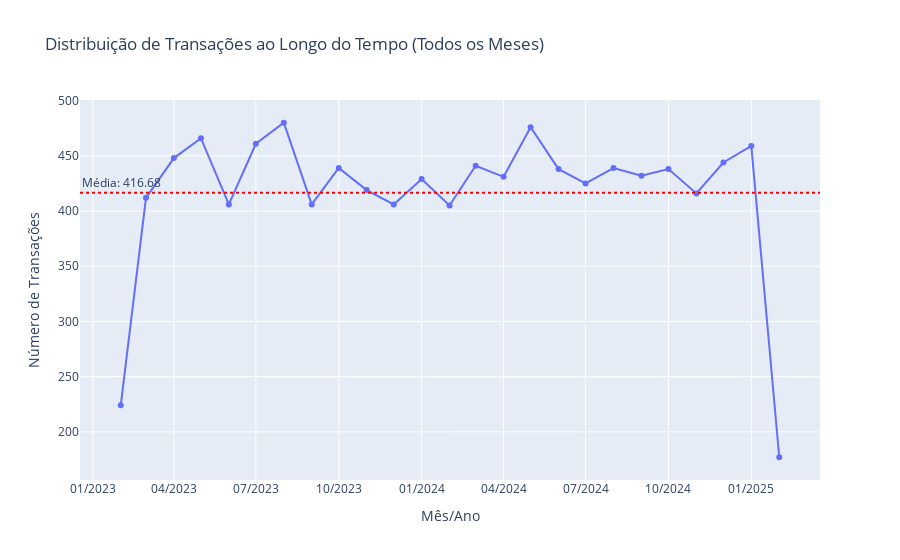
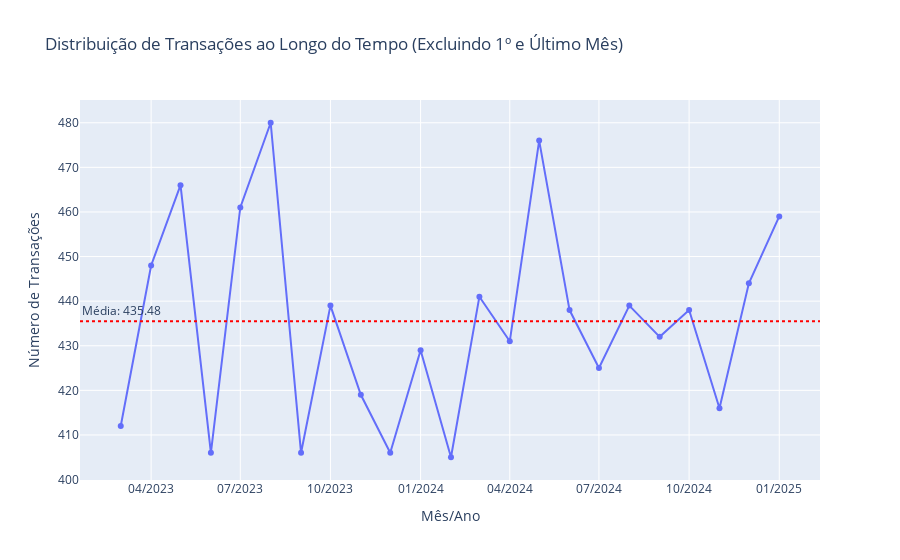

Here is the notebook cell these charts were saved with, in order:
### Markdown cell above
# 2 - Como as transações são distribuídas ao longo do tempo (por mês/ano)?

Dois gráficos serão gerados para esta análise. Conforme discutido anteriormente, há indícios de que o primeiro e o último mês podem ser considerados outliers, potencialmente distorcendo a análise das transações ao longo do tempo. A abordagem escolhida consiste em plotar ambos os gráficos — um que inclui todos os meses e outro que exclui os meses extremos — para comparar as diferenças entre eles. Dessa forma, será possível avaliar o impacto desses valores e tirar conclusões sobre o comportamento dos dados.

### Code cell
transacoes_por_mes = dados.groupby('data').size().reset_index(name='quantidade_transacoes')

# Gráfico 1: Incluindo todos os meses
media_transacoes_completos = transacoes_por_mes['quantidade_transacoes'].mean()

fig1 = px.line(transacoes_por_mes, x='data', y='quantidade_transacoes',
               title='Distribuição de Transações ao Longo do Tempo (Todos os Meses)',
               labels={'quantidade_transacoes': 'Número de Transações', 'data': 'Mês/Ano'},
               markers=True)

# Adicionando a linha de média no primeiro gráfico
fig1.add_hline(y=media_transacoes_completos, line_dash="dot", line_color="red",
               annotation_text=f"Média: {media_transacoes_completos:.2f}",
               annotation_position="top left")

# Formatando o eixo X no primeiro gráfico
fig1.update_layout(xaxis=dict(tickformat="%m/%Y"))

# Gráfico 2: Excluindo o primeiro e o último mês
transacoes_por_mes_filtrado = transacoes_por_mes.sort_values(by='data').iloc[1:-1]
media_transacoes_filtrado = transacoes_por_mes_filtrado['quantidade_transacoes'].mean()



fig2 = px.line(transacoes_por_mes_filtrado, x='data', y='quantidade_transacoes',
               title='Distribuição de Transações ao Longo do Tempo (Excluindo 1º e Último Mês)',
               labels={'quantidade_transacoes': 'Número de Transações', 'data': 'Mês/Ano'},
               markers=True)

# Adicionando a linha de média no segundo gráfico
fig2.add_hline(y=media_transacoes_filtrado, line_dash="dot", line_color="red",
               annotation_text=f"Média: {media_transacoes_filtrado:.2f}",
               annotation_position="top left")

# Formatando o eixo X no segundo gráfico
fig2.update_layout(xaxis=dict(tickformat="%m/%Y"))

fig1.show()
fig2.show()

### Figure 1 — Plotly figure (JSON) as saved in the notebook; plotly's stock layout.template omitted (floating-point values rounded to 4 significant figures)
{"data": [{"hovertemplate": "Mês/Ano=%{x}<br>Número de Transações=%{y}<extra></extra>", "legendgroup": "", "line": {"color": "#636efa", "dash": "solid"}, "marker": {"symbol": "circle"}, "mode": "lines+markers", "name": "", "orientation": "v", "showlegend": false, "type": "scatter", "x": ["2023-02-01T00:00:00.000000000", "2023-03-01T00:00:00.000000000", "2023-04-01T00:00:00.000000000", "2023-05-01T00:00:00.000000000", "2023-06-01T00:00:00.000000000", "2023-07-01T00:00:00.000000000", "2023-08-01T00:00:00.000000000", "2023-09-01T00:00:00.000000000", "2023-10-01T00:00:00.000000000", "2023-11-01T00:00:00.000000000", "2023-12-01T00:00:00.000000000", "2024-01-01T00:00:00.000000000", "2024-02-01T00:00:00.000000000", "2024-03-01T00:00:00.000000000", "2024-04-01T00:00:00.000000000", "2024-05-01T00:00:00.000000000", "2024-06-01T00:00:00.000000000", "2024-07-01T00:00:00.000000000", "2024-08-01T00:00:00.000000000", "2024-09-01T00:00:00.000000000", "2024-10-01T00:00:00.000000000", "2024-11-01T00:00:00.000000000", "2024-12-01T00:00:00.000000000", "2025-01-01T00:00:00.000000000", "2025-02-01T00:00:00.000000000"], "xaxis": "x", "y": [224, 412, 448, 466, 406, 461, 480, 406, 439, 419, 406, 429, 405, 441, 431, 476, 438, 425, 439, 432, 438, 416, 444, 459, 177], "yaxis": "y"}], "layout": {"annotations": [{"showarrow": false, "text": "Média: 416.68", "x": 0, "xanchor": "left", "xref": "x domain", "y": 416.7, "yanchor": "bottom", "yref": "y"}], "legend": {"tracegroupgap": 0}, "shapes": [{"line": {"color": "red", "dash": "dot"}, "type": "line", "x0": 0, "x1": 1, "xref": "x domain", "y0": 416.7, "y1": 416.7, "yref": "y"}], "title": {"text": "Distribuição de Transações ao Longo do Tempo (Todos os Meses)"}, "xaxis": {"anchor": "y", "domain": [0, 1], "tickformat": "%m/%Y", "title": {"text": "Mês/Ano"}}, "yaxis": {"anchor": "x", "domain": [0, 1], "title": {"text": "Número de Transações"}}}}

### Figure 2 — Plotly figure (JSON) as saved in the notebook; plotly's stock layout.template omitted (floating-point values rounded to 4 significant figures)
{"data": [{"hovertemplate": "Mês/Ano=%{x}<br>Número de Transações=%{y}<extra></extra>", "legendgroup": "", "line": {"color": "#636efa", "dash": "solid"}, "marker": {"symbol": "circle"}, "mode": "lines+markers", "name": "", "orientation": "v", "showlegend": false, "type": "scatter", "x": ["2023-03-01T00:00:00.000000000", "2023-04-01T00:00:00.000000000", "2023-05-01T00:00:00.000000000", "2023-06-01T00:00:00.000000000", "2023-07-01T00:00:00.000000000", "2023-08-01T00:00:00.000000000", "2023-09-01T00:00:00.000000000", "2023-10-01T00:00:00.000000000", "2023-11-01T00:00:00.000000000", "2023-12-01T00:00:00.000000000", "2024-01-01T00:00:00.000000000", "2024-02-01T00:00:00.000000000", "2024-03-01T00:00:00.000000000", "2024-04-01T00:00:00.000000000", "2024-05-01T00:00:00.000000000", "2024-06-01T00:00:00.000000000", "2024-07-01T00:00:00.000000000", "2024-08-01T00:00:00.000000000", "2024-09-01T00:00:00.000000000", "2024-10-01T00:00:00.000000000", "2024-11-01T00:00:00.000000000", "2024-12-01T00:00:00.000000000", "2025-01-01T00:00:00.000000000"], "xaxis": "x", "y": [412, 448, 466, 406, 461, 480, 406, 439, 419, 406, 429, 405, 441, 431, 476, 438, 425, 439, 432, 438, 416, 444, 459], "yaxis": "y"}], "layout": {"annotations": [{"showarrow": false, "text": "Média: 435.48", "x": 0, "xanchor": "left", "xref": "x domain", "y": 435.5, "yanchor": "bottom", "yref": "y"}], "legend": {"tracegroupgap": 0}, "shapes": [{"line": {"color": "red", "dash": "dot"}, "type": "line", "x0": 0, "x1": 1, "xref": "x domain", "y0": 435.5, "y1": 435.5, "yref": "y"}], "title": {"text": "Distribuição de Transações ao Longo do Tempo (Excluindo 1º e Último Mês)"}, "xaxis": {"anchor": "y", "domain": [0, 1], "tickformat": "%m/%Y", "title": {"text": "Mês/Ano"}}, "yaxis": {"anchor": "x", "domain": [0, 1], "title": {"text": "Número de Transações"}}}}
